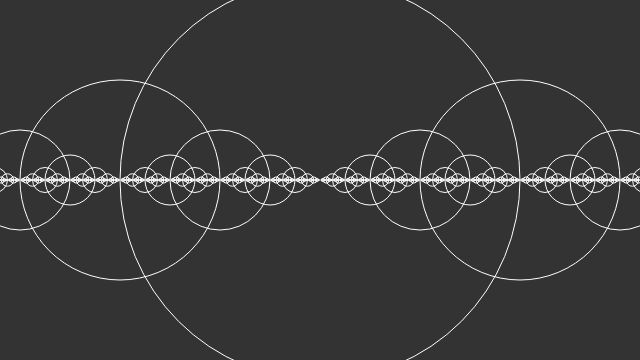
Frame 1 (no input)
Frame 2 (the mouse pressed at the canvas centre, redrawn once): identical to frame 1, image omitted

The p5.js sketch that drew this single still picture (run headless with seeded random() and noise() and a simulated clock; the mouse was pressed at the canvas centre and the sketch redrawn once):

// p5.js sketch
// ── sketch.js
// The Nature of Code
// Daniel Shiffman
// http://natureofcode.com

// Simple Recursion

function setup()
{
    createCanvas(640, 360);
}

function draw()
{
    background(51);
    drawCircle(width / 2, height / 2, 400);
    noLoop();
}

// Recursive function
function drawCircle(x, y, r)
{
    stroke(255);
    noFill();
    ellipse(x, y, r, r);
    if (r > 2)
    {
        // Now we draw two more circles, one to the left
        // and one to the right
        drawCircle(x + r / 2, y, r / 2);
        drawCircle(x - r / 2, y, r / 2);
    }
}
